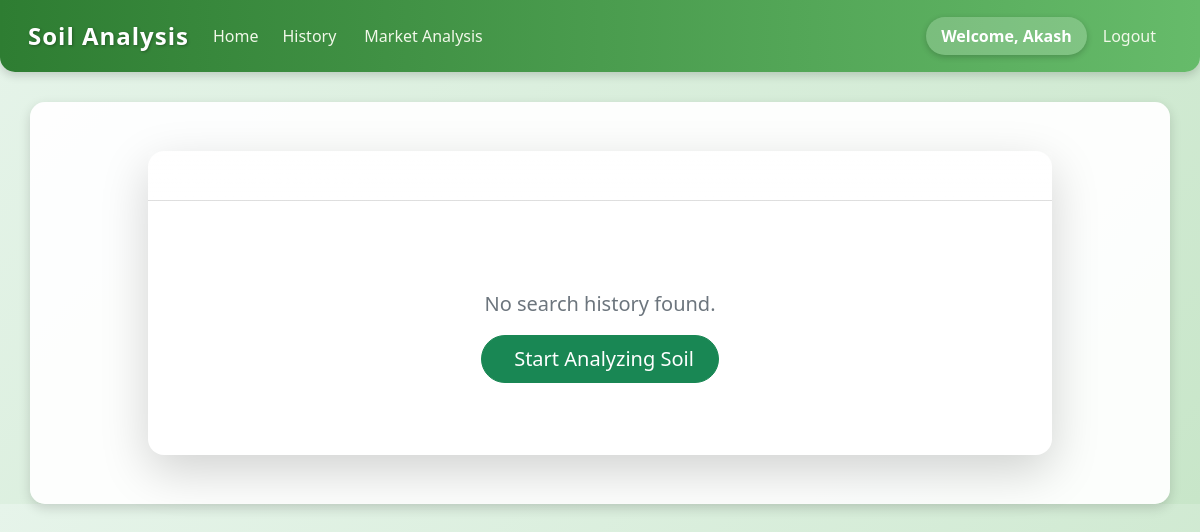
The app's page /history (signed in), older data.
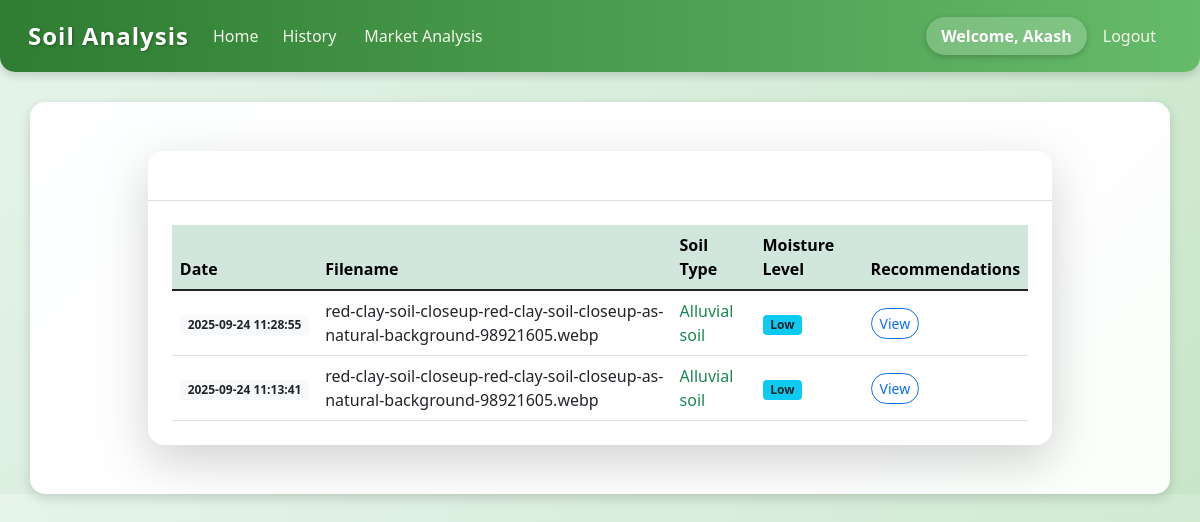
The same page, newer data.
### tables this page shows
CREATE TABLE history (
                id INTEGER PRIMARY KEY AUTOINCREMENT,
                user_id INTEGER NOT NULL,
                filename TEXT NOT NULL,
                soil_type TEXT NOT NULL,
                moisture_level TEXT NOT NULL,
                gemini_info TEXT NOT NULL,
                search_date TIMESTAMP DEFAULT CURRENT_TIMESTAMP,
                FOREIGN KEY (user_id) REFERENCES users (id)
            );

### app.py (the view)
@app.route('/history')
def history():
    if 'user_id' not in session:
        return redirect(url_for('login'))
    search_history = get_search_history(session['user_id'])
    return render_template('history.html', history=search_history, username=session.get('username'))

### app.py (called while the page is built)
def get_db():
    if 'db' not in g:
        g.db = sqlite3.connect(app.config['DATABASE'])
        g.db.row_factory = sqlite3.Row
    return g.db

def get_search_history(user_id):
    db = get_db()
    history = db.execute(
        'SELECT * FROM history WHERE user_id = ? ORDER BY search_date DESC',
        (user_id,)
    ).fetchall()
    return history

### templates/history.html (shortened to what this page needs)
{% extends "base.html" %}
{% block content %}
<div class="row justify-content-center my-4">
    <div class="col-lg-10">
        <div class="card shadow-lg border-0 rounded-4">
            <div class="card-header bg-gradient text-white rounded-top-4"
                 style="background: linear-gradient(135deg, #2e7d32, #66bb6a);">
                <h3 class="card-title mb-0">
                </h3>
            </div>
            <div class="card-body p-4">
                {% if history %}
                <div class="table-responsive">
                    <table class="table table-hover align-middle mb-0">
                        <thead class="table-success">
                            <tr>
                                <th>Date</th>
                                <th>Filename</th>
                                <th>Soil Type</th>
                                <th>Moisture Level</th>
                                <th>Recommendations</th>
                            </tr>
                        </thead>
                        <tbody>
                            {% for item in history %}
                            <tr>
                                <td><span class="badge bg-light text-dark">{{ item['search_date'] }}</span></td>
                                <td> {{ item['filename'] }}</td>
                                <td><span class="fw-semibold text-success">{{ item['soil_type'] }}</span></td>
                                <td>
                                    {% if item['moisture_level'] == "High" %}
                                        <span class="badge bg-danger">High</span>
                                    {% elif item['moisture_level'] == "Medium" %}
                                        <span class="badge bg-warning text-dark">Medium</span>
                                    {% else %}
                                        <span class="badge bg-info text-dark">Low</span>
                                    {% endif %}
                                </td>
                                <td>
                                    <button class="btn btn-sm btn-outline-primary rounded-pill toggle-btn" type="button"
                                            data-bs-toggle="collapse"
                                            data-bs-target="#details{{ item['id'] }}">
                                         View
                                    </button>
                                </td>
                            </tr>
                                            <p class="mb-0">{{ item['gemini_info'] | safe }}</p>
                            {% endfor %}
                        </tbody>
                    </table>
                </div>
                {% else %}
                <div class="text-center py-5">
                    <p class="text-muted mt-3 fs-5">No search history found.</p>
                    <a href="{{ url_for('upload_file') }}" class="btn btn-lg btn-success rounded-pill px-4">
                         Start Analyzing Soil
                    </a>
                </div>
                {% endif %}
            </div>
        </div>
    </div>
</div>
{% endblock %}

### templates/base.html (shortened to what this page needs)
<!DOCTYPE html>
<html lang="en">
<head>
    <link href="https://cdn.jsdelivr.net/npm/bootstrap@5.1.3/dist/css/bootstrap.min.css" rel="stylesheet">
</head>
<body>
    <nav class="navbar navbar-expand-lg navbar-dark">
        <div class="container-fluid">
            <a class="navbar-brand" href="{{ url_for('home') }}">Soil Analysis</a>
            <div class="collapse navbar-collapse" id="navbarNav">
                <ul class="navbar-nav me-auto">
                    {% if 'user_id' in session %}
                    <li class="nav-item">
                        <a class="nav-link" href="{{ url_for('upload_file') }}">Home</a>
                    </li>
                    <li class="nav-item">
                        <a class="nav-link" href="{{ url_for('history') }}">History</a>
                    </li>
                    <li class="nav-item">
                        <a class="nav-link" href="{{ url_for('market_analysis') }}">
                            Market Analysis
                        </a>
                    </li>
                    {% endif %}
                </ul>
                <ul class="navbar-nav d-flex align-items-center">
                    {% if 'user_id' in session %}
                    <li class="nav-item me-2">
                        <span class="navbar-text">Welcome, {{ username }}</span>
                    </li>
                    <li class="nav-item">
                        <a class="nav-link" href="{{ url_for('logout') }}">Logout</a>
                    </li>
                    {% endif %}
                </ul>
            </div>
        </div>
    </nav>
    <div class="container">
        {% block content %}{% endblock %}
    </div>
</body>
</html>

### templates/base.html (style rules this page uses)
body { background: linear-gradient(135deg, #e6f4ea, #c8e6c9); font-family: 'Segoe UI', Tahoma, Geneva, Verdana, sans-serif; color: #2e2e2e; }
.container { margin-top: 30px; padding: 25px; border-radius: 15px; background: rgba(255, 255, 255, 0.95); box-shadow: 0 4px 12px rgba(0,0,0,0.15); animation: fadeIn 0.8s ease; }
.navbar { background: linear-gradient(90deg, #2e7d32, #66bb6a); padding: 0.8rem 1rem; box-shadow: 0 4px 8px rgba(0,0,0,0.15); border-bottom-left-radius: 15px; border-bottom-right-radius: 15px; position: sticky; top: 0; z-index: 1000; }
.navbar-brand { font-weight: 700; font-size: 1.5rem; color: #fff !important; text-shadow: 1px 1px 3px rgba(0,0,0,0.3); letter-spacing: 1px; }
.navbar-nav .nav-link { color: #f1f8e9 !important; font-weight: 500; margin-right: 0.5rem; padding: 0.5rem 1rem; border-radius: 8px; transition: all 0.3s ease; }
.navbar-text { font-weight: 600; color: #fff !important; background: rgba(255, 255, 255, 0.2); padding: 5px 15px; border-radius: 25px; box-shadow: 0 2px 6px rgba(0,0,0,0.2); display: flex; align-items: center; justify-content: center; height: 38px; transition: all 0.3s ease; }

### templates/history.html (style rules this page uses)
.card { border-radius: 1rem; }

Row changes from the older to the newer data that the page shows:
added history: search_date "2025-09-24 11:28:55", filename "red-clay-soil-closeup-red-clay-soil-closeup-as-natural-background-98921605.webp", soil_type "Alluvial soil", moisture_level "Low"
added history: search_date "2025-09-24 11:13:41", filename "red-clay-soil-closeup-red-clay-soil-closeup-as-natural-background-98921605.webp", soil_type "Alluvial soil", moisture_level "Low"
Text that changed along with them:
text no longer shown: "No search history found. Start Analyzing Soil"
text now shown: "Date Filename Soil Type Moisture Level Recommendations"
